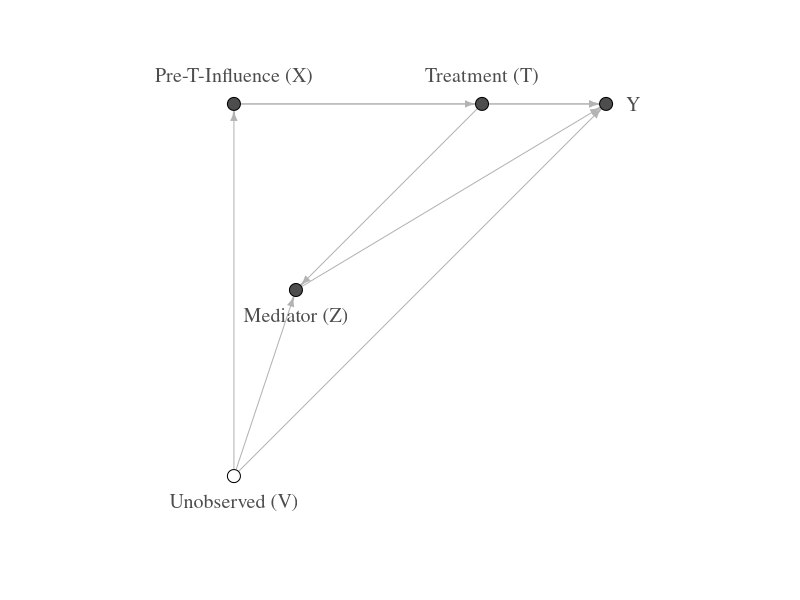
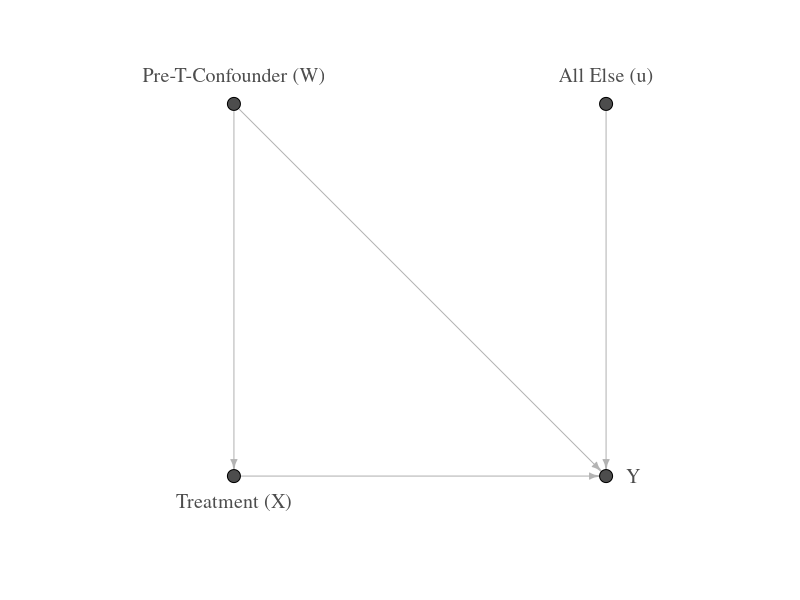
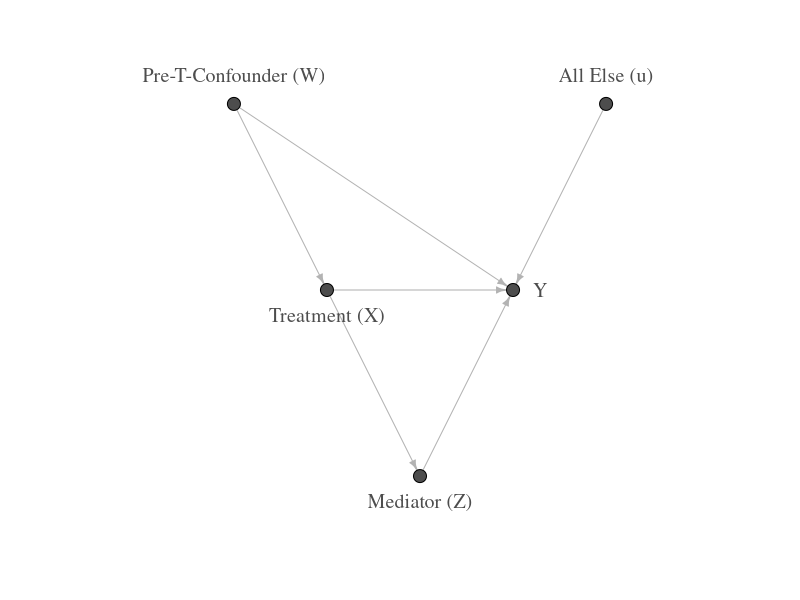
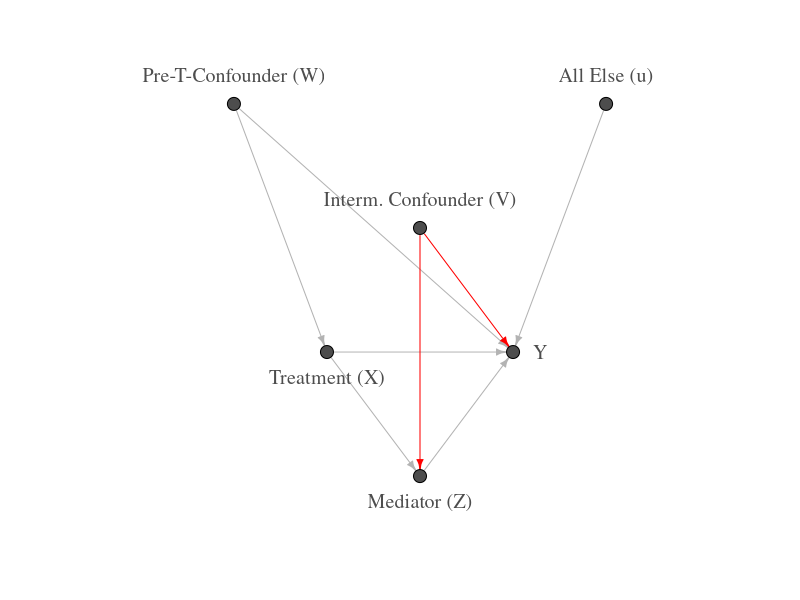
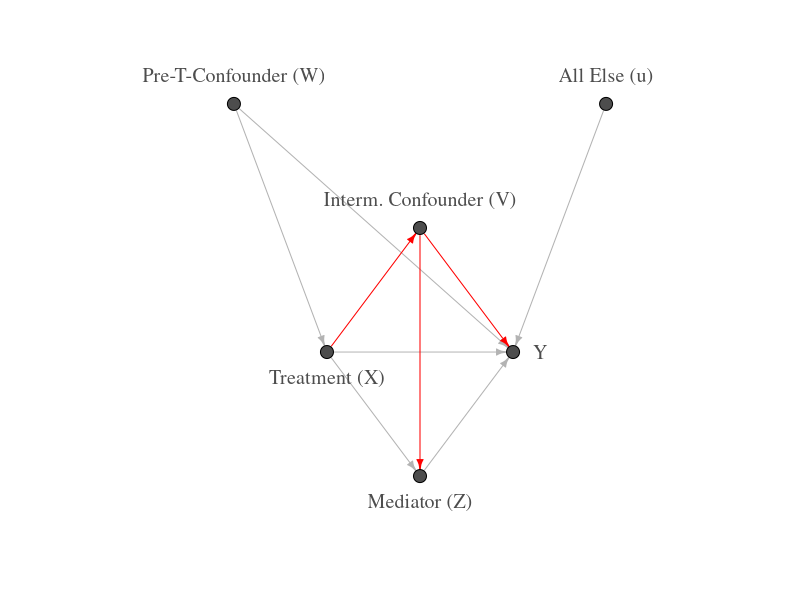

Recreate these plots in R, in order.
## ---- chunk 1
graph_from_data_frame <- igraph::graph_from_data_frame
library(tibble)
## ---- chunk 2
Nodes <- tribble(
  ~nodes,                 ~x, ~y, 
  "Pre-T-Influence (X)",   0,  1,  
  "Treatment (T)",         4,  1,  
  "Y",                     6,  1,  
  "Mediator (Z)",          1,  0,
  "Unobserved (V)",        0, -1)
Edges <- tribble(
  ~from,                 ~to,
  "Pre-T-Influence (X)", "Treatment (T)",
  "Pre-T-Influence (X)", "Y",
  "Treatment (T)",        "Y",
  "Treatment (T)",        "Mediator (Z)",
  "Mediator (Z)",         "Y",
  "Unobserved (V)",       "Y",
  "Unobserved (V)",       "Pre-T-Influence (X)",
  "Unobserved (V)",       "Mediator (Z)")
plot(graph_from_data_frame(vertices=Nodes, d=Edges, directed=TRUE),
     vertex.color=c(rep("gray30", nrow(Nodes) -1), "white"), 
     vertex.size=7,
     label.font=2, vertex.size=30, vertex.label.cex=1.2,
     edge.arrow.size=0.5, edge.color="gray70", 
     vertex.label.color="gray30", vertex.label.dist=2,
     vertex.label.degree=c(-pi/2, -pi/2, 0, pi/2, pi/2))
## ---- chunk 3
Nodes <- tribble(
  ~nodes,                 ~x, ~y, 
  "Pre-T-Confounder (W)", -1,  1,  
  "Treatment (X)",        -1,  0,  
  "Y",                     1,  0,  
  "All Else (u)",          1,  1)
Edges <- tribble(
  ~from,                 ~to,
  "Pre-T-Confounder (W)", "Treatment (X)",
  "Pre-T-Confounder (W)", "Y",
  "Treatment (X)",        "Y",
  "All Else (u)",         "Y")
plot(graph_from_data_frame(vertices=Nodes, d=Edges, directed=TRUE),
     vertex.color="gray30", vertex.size=7,
     label.font=2, vertex.size=30, vertex.label.cex=1.2,
     edge.arrow.size=0.5, edge.color="gray70", 
     vertex.label.color="gray30", vertex.label.dist=2,
     vertex.label.degree=c(-pi/2,pi/2, 0, -pi/2))
## ---- chunk 4
Nodes <- tribble(
  ~nodes,                 ~x, ~y, 
  "Pre-T-Confounder (W)", -2,  1,  
  "Treatment (X)",        -1,  0,  
  "Y",                     1,  0,  
  "Mediator (Z)",          0, -1,
  "All Else (u)",          2,  1)
Edges <- tribble(
  ~from,                 ~to,
  "Pre-T-Confounder (W)", "Treatment (X)",
  "Pre-T-Confounder (W)", "Y",
  "Treatment (X)",        "Y",
  "Treatment (X)",        "Mediator (Z)",
  "Mediator (Z)",         "Y",
  "All Else (u)",         "Y")
plot(graph_from_data_frame(vertices=Nodes, d=Edges, directed=TRUE),
     vertex.color="gray30", vertex.size=7,
     label.font=2, vertex.size=30, vertex.label.cex=1.2,
     edge.arrow.size=0.5, edge.color="gray70", 
     vertex.label.color="gray30", vertex.label.dist=2,
     vertex.label.degree=c(-pi/2,pi/2, 0, pi/2, -pi/2))
## ---- chunk 5
Nodes <- tribble(
  ~nodes,                 ~x, ~y, 
  "Pre-T-Confounder (W)", -2,  2,  
  "Treatment (X)",        -1,  0,  
  "Y",                     1,  0,  
  "Mediator (Z)",          0, -1,
  "Interm. Confounder (V)",0,  1,
  "All Else (u)",          2,  2)
Edges <- tribble(
  ~from,                  ~to,
  "Pre-T-Confounder (W)",  "Treatment (X)",
  "Pre-T-Confounder (W)",  "Y",
  "Treatment (X)",         "Y",
  "Treatment (X)",         "Mediator (Z)",
  "Interm. Confounder (V)","Mediator (Z)",
  "Interm. Confounder (V)","Y",
  "Mediator (Z)",          "Y",
  "All Else (u)",          "Y")
g1 <- graph_from_data_frame(vertices=Nodes, d=Edges, directed=TRUE)
igraph::E(g1)$color <- "gray70"
igraph::E(g1)$color[5:6] <- "red"
plot(g1,
     vertex.color="gray30", vertex.size=7,
     label.font=2, vertex.size=30, vertex.label.cex=1.2,
     edge.arrow.size=0.5, # edge.color="gray70", 
     vertex.label.color="gray30", vertex.label.dist=2,
     vertex.label.degree=c(-pi/2,pi/2, 0, pi/2, -pi/2, -pi/2))
## ---- chunk 6
Nodes <- tribble(
  ~nodes,                 ~x, ~y, 
  "Pre-T-Confounder (W)", -2,  2,  
  "Treatment (X)",        -1,  0,  
  "Y",                     1,  0,  
  "Mediator (Z)",          0, -1,
  "Interm. Confounder (V)",0,  1,
  "All Else (u)",          2,  2)
Edges <- tribble(
  ~from,                  ~to,
  "Pre-T-Confounder (W)",  "Treatment (X)",
  "Pre-T-Confounder (W)",  "Y",
  "Treatment (X)",         "Y",
  "Treatment (X)",         "Mediator (Z)",
  "Treatment (X)",         "Interm. Confounder (V)",
  "Interm. Confounder (V)","Mediator (Z)",
  "Interm. Confounder (V)","Y",
  "Mediator (Z)",          "Y",
  "All Else (u)",          "Y")
g1 <- graph_from_data_frame(vertices=Nodes, d=Edges, directed=TRUE)
igraph::E(g1)$color <- "gray70"
igraph::E(g1)$color[5:7] <- "red"
plot(g1,
     vertex.color="gray30", vertex.size=7,
     label.font=2, vertex.size=30, vertex.label.cex=1.2,
     edge.arrow.size=0.5, # edge.color="gray70", 
     vertex.label.color="gray30", vertex.label.dist=2,
     vertex.label.degree=c(-pi/2,pi/2, 0, pi/2, -pi/2, -pi/2))
## ---- chunk 7
set.seed(1234)
n <- 200
x <- rnorm(n, mean=0, sd=2)
interm_conf <-  rnorm(n, mean=0, sd=1)
mediator <- 0.3*x + 2 * interm_conf + rnorm(n, mean=2, sd=1.5)
y <- x + mediator + 2* interm_conf + rnorm(n, mean=0, sd=1)
summary(lm(y ~ x + mediator + interm_conf))

summary(lm(y ~ x))

summary(lm(y ~ x + mediator))
